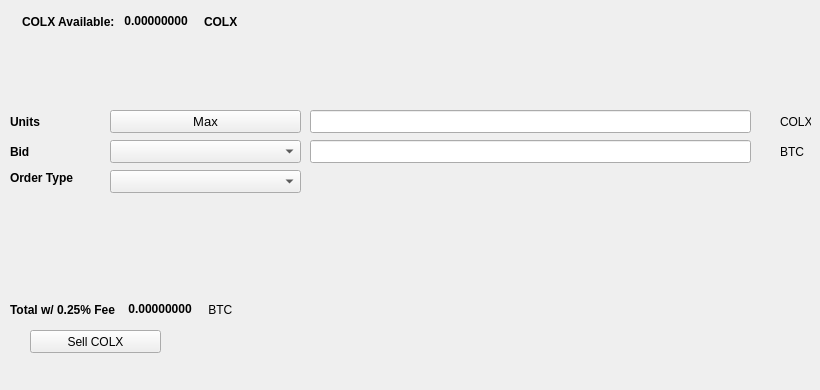
   <widget class="QWidget" name="SellTab">
    <attribute name="title">
     <string>Sell</string>
    </attribute>
    <widget class="QLabel" name="label_16">
     <property name="geometry">
      <rect>
       <x>780</x>
       <y>140</y>
       <width>31</width>
       <height>23</height>
      </rect>
     </property>
     <property name="text">
      <string>BTC</string>
     </property>
    </widget>
    <widget class="QComboBox" name="SellBidcomboBox">
     <property name="geometry">
      <rect>
       <x>110</x>
       <y>140</y>
       <width>191</width>
       <height>23</height>
      </rect>
     </property>
     <property name="font">
      <font>
       <pointsize>10</pointsize>
      </font>
     </property>
    </widget>
    <widget class="QLabel" name="label_18">
     <property name="geometry">
      <rect>
       <x>10</x>
       <y>110</y>
       <width>46</width>
       <height>23</height>
      </rect>
     </property>
     <property name="font">
      <font>
       <weight>75</weight>
       <bold>true</bold>
      </font>
     </property>
     <property name="text">
      <string>Units</string>
     </property>
    </widget>
    <widget class="QPushButton" name="Sell_Max_Amount">
     <property name="geometry">
      <rect>
       <x>110</x>
       <y>110</y>
       <width>191</width>
       <height>23</height>
      </rect>
     </property>
     <property name="font">
      <font>
       <pointsize>10</pointsize>
      </font>
     </property>
     <property name="text">
      <string>Max</string>
     </property>
    </widget>
    <widget class="QLabel" name="label_20">
     <property name="geometry">
      <rect>
       <x>10</x>
       <y>170</y>
       <width>91</width>
       <height>16</height>
      </rect>
     </property>
     <property name="font">
      <font>
       <weight>75</weight>
       <bold>true</bold>
      </font>
     </property>
     <property name="text">
      <string>Order Type</string>
     </property>
    </widget>
    <widget class="QComboBox" name="SellOrdertypeCombo">
     <property name="geometry">
      <rect>
       <x>110</x>
       <y>170</y>
       <width>191</width>
       <height>23</height>
      </rect>
     </property>
     <property name="font">
      <font>
       <pointsize>10</pointsize>
      </font>
     </property>
    </widget>
    <widget class="QLabel" name="label_21">
     <property name="geometry">
      <rect>
       <x>10</x>
       <y>140</y>
       <width>46</width>
       <height>23</height>
      </rect>
     </property>
     <property name="font">
      <font>
       <weight>75</weight>
       <bold>true</bold>
      </font>
     </property>
     <property name="text">
      <string>Bid</string>
     </property>
    </widget>
    <widget class="QLabel" name="label_22">
     <property name="geometry">
      <rect>
       <x>780</x>
       <y>110</y>
       <width>31</width>
       <height>23</height>
      </rect>
     </property>
     <property name="text">
      <string>COLX</string>
     </property>
    </widget>
    <widget class="QLineEdit" name="UnitsInputCOLX">
     <property name="geometry">
      <rect>
       <x>310</x>
       <y>110</y>
       <width>441</width>
       <height>23</height>
      </rect>
     </property>
     <property name="font">
      <font>
       <pointsize>9</pointsize>
       <weight>75</weight>
       <bold>true</bold>
      </font>
     </property>
    </widget>
    <widget class="QLineEdit" name="SellBidPriceEdit">
     <property name="geometry">
      <rect>
       <x>310</x>
       <y>140</y>
       <width>441</width>
       <height>23</height>
      </rect>
     </property>
     <property name="font">
      <font>
       <pointsize>9</pointsize>
       <weight>75</weight>
       <bold>true</bold>
      </font>
     </property>
    </widget>
    <widget class="QPushButton" name="SellCOLXBTN">
     <property name="geometry">
      <rect>
       <x>30</x>
       <y>330</y>
       <width>131</width>
       <height>23</height>
      </rect>
     </property>
     <property name="text">
      <string>Sell COLX</string>
     </property>
     <property name="icon">
      <iconset resource="../colx">
       <normaloff>:/icons/bitcoin</normaloff>:/icons/bitcoin</iconset>
     </property>
    </widget>
    <widget class="QWidget" name="layoutWidget3">
     <property name="geometry">
      <rect>
       <x>22</x>
       <y>12</y>
       <width>258</width>
       <height>19</height>
      </rect>
     </property>
     <layout class="QHBoxLayout" name="horizontalLayout">
      <item>
       <widget class="QLabel" name="label232_2">
        <property name="font">
         <font>
          <weight>75</weight>
          <bold>true</bold>
         </font>
        </property>
        <property name="text">
         <string>COLX Available:</string>
        </property>
       </widget>
      </item>
      <item>
       <widget class="QLabel" name="COLXAvailableLabel">
        <property name="palette">
         <palette>
          <active>
           <colorrole role="WindowText">
            <brush brushstyle="SolidPattern">
             <color alpha="255">
              <red>0</red>
              <green>0</green>
              <blue>0</blue>
             </color>
            </brush>
           </colorrole>
           <colorrole role="Button">
            <brush brushstyle="SolidPattern">
             <color alpha="255">
              <red>0</red>
              <green>170</green>
              <blue>0</blue>
             </color>
            </brush>
           </colorrole>
           <colorrole role="Light">
            <brush brushstyle="SolidPattern">
             <color alpha="255">
              <red>0</red>
              <green>255</green>
              <blue>0</blue>
             </color>
            </brush>
           </colorrole>
           <colorrole role="Midlight">
            <brush brushstyle="SolidPattern">
             <color alpha="255">
              <red>0</red>
              <green>212</green>
              <blue>0</blue>
             </color>
            </brush>
           </colorrole>
           <colorrole role="Dark">
            <brush brushstyle="SolidPattern">
             <color alpha="255">
              <red>0</red>
              <green>85</green>
              <blue>0</blue>
             </color>
            </brush>
           </colorrole>
           <colorrole role="Mid">
            <brush brushstyle="SolidPattern">
             <color alpha="255">
              <red>0</red>
              <green>113</green>
              <blue>0</blue>
             </color>
            </brush>
           </colorrole>
           <colorrole role="Text">
            <brush brushstyle="SolidPattern">
             <color alpha="255">
              <red>0</red>
              <green>170</green>
              <blue>0</blue>
             </color>
            </brush>
           </colorrole>
           <colorrole role="BrightText">
            <brush brushstyle="SolidPattern">
             <color alpha="255">
              <red>255</red>
              <green>255</green>
              <blue>255</blue>
             </color>
            </brush>
           </colorrole>
           <colorrole role="ButtonText">
            <brush brushstyle="SolidPattern">
             <color alpha="255">
              <red>0</red>
              <green>0</green>
              <blue>0</blue>
             </color>
            </brush>
           </colorrole>
           <colorrole role="Base">
            <brush brushstyle="SolidPattern">
             <color alpha="255">
              <red>255</red>
              <green>255</green>
              <blue>255</blue>
             </color>
            </brush>
           </colorrole>
           <colorrole role="Window">
            <brush brushstyle="SolidPattern">
             <color alpha="255">
              <red>0</red>
              <green>170</green>
              <blue>0</blue>
             </color>
            </brush>
           </colorrole>
           <colorrole role="Shadow">
            <brush brushstyle="SolidPattern">
             <color alpha="255">
              <red>0</red>
              <green>0</green>
              <blue>0</blue>
             </color>
            </brush>
           </colorrole>
           <colorrole role="AlternateBase">
            <brush brushstyle="SolidPattern">
             <color alpha="255">
              <red>127</red>
              <green>212</green>
              <blue>127</blue>
             </color>
            </brush>
           </colorrole>
           <colorrole role="ToolTipBase">
            <brush brushstyle="SolidPattern">
             <color alpha="255">
              <red>255</red>
              <green>255</green>
              <blue>220</blue>
             </color>
            </brush>
           </colorrole>
           <colorrole role="ToolTipText">
            <brush brushstyle="SolidPattern">
             <color alpha="255">
              <red>0</red>
              <green>0</green>
              <blue>0</blue>
             </color>
            </brush>
           </colorrole>
          </active>
          <inactive>
           <colorrole role="WindowText">
            <brush brushstyle="SolidPattern">
             <color alpha="255">
              <red>0</red>
              <green>0</green>
              <blue>0</blue>
             </color>
            </brush>
           </colorrole>
           <colorrole role="Button">
            <brush brushstyle="SolidPattern">
             <color alpha="255">
              <red>0</red>
              <green>170</green>
              <blue>0</blue>
             </color>
            </brush>
           </colorrole>
           <colorrole role="Light">
            <brush brushstyle="SolidPattern">
             <color alpha="255">
              <red>0</red>
              <green>255</green>
              <blue>0</blue>
             </color>
            </brush>
           </colorrole>
           <colorrole role="Midlight">
            <brush brushstyle="SolidPattern">
             <color alpha="255">
              <red>0</red>
              <green>212</green>
              <blue>0</blue>
             </color>
            </brush>
           </colorrole>
           <colorrole role="Dark">
            <brush brushstyle="SolidPattern">
             <color alpha="255">
              <red>0</red>
              <green>85</green>
              <blue>0</blue>
             </color>
            </brush>
           </colorrole>
           <colorrole role="Mid">
            <brush brushstyle="SolidPattern">
             <color alpha="255">
              <red>0</red>
              <green>113</green>
              <blue>0</blue>
             </color>
            </brush>
           </colorrole>
           <colorrole role="Text">
            <brush brushstyle="SolidPattern">
             <color alpha="255">
              <red>0</red>
              <green>170</green>
              <blue>0</blue>
             </color>
            </brush>
           </colorrole>
           <colorrole role="BrightText">
            <brush brushstyle="SolidPattern">
             <color alpha="255">
              <red>255</red>
              <green>255</green>
              <blue>255</blue>
             </color>
            </brush>
           </colorrole>
           <colorrole role="ButtonText">
            <brush brushstyle="SolidPattern">
             <color alpha="255">
              <red>0</red>
              <green>0</green>
              <blue>0</blue>
             </color>
            </brush>
           </colorrole>
           <colorrole role="Base">
            <brush brushstyle="SolidPattern">
             <color alpha="255">
              <red>255</red>
              <green>255</green>
              <blue>255</blue>
             </color>
            </brush>
           </colorrole>
           <colorrole role="Window">
            <brush brushstyle="SolidPattern">
             <color alpha="255">
              <red>0</red>
              <green>170</green>
              <blue>0</blue>
             </color>
            </brush>
           </colorrole>
           <colorrole role="Shadow">
            <brush brushstyle="SolidPattern">
             <color alpha="255">
              <red>0</red>
              <green>0</green>
              <blue>0</blue>
             </color>
            </brush>
           </colorrole>
           <colorrole role="AlternateBase">
            <brush brushstyle="SolidPattern">
             <color alpha="255">
              <red>127</red>
              <green>212</green>
              <blue>127</blue>
             </color>
            </brush>
           </colorrole>
           <colorrole role="ToolTipBase">
            <brush brushstyle="SolidPattern">
             <color alpha="255">
              <red>255</red>
              <green>255</green>
              <blue>220</blue>
             </color>
            </brush>
           </colorrole>
           <colorrole role="ToolTipText">
            <brush brushstyle="SolidPattern">
             <color alpha="255">
              <red>0</red>
              <green>0</green>
              <blue>0</blue>
             </color>
            </brush>
           </colorrole>
          </inactive>
          <disabled>
           <colorrole role="WindowText">
            <brush brushstyle="SolidPattern">
             <color alpha="255">
              <red>0</red>
              <green>85</green>
              <blue>0</blue>
             </color>
            </brush>
           </colorrole>
           <colorrole role="Button">
            <brush brushstyle="SolidPattern">
             <color alpha="255">
              <red>0</red>
              <green>170</green>
              <blue>0</blue>
             </color>
            </brush>
           </colorrole>
           <colorrole role="Light">
            <brush brushstyle="SolidPattern">
             <color alpha="255">
              <red>0</red>
              <green>255</green>
              <blue>0</blue>
             </color>
            </brush>
           </colorrole>
           <colorrole role="Midlight">
            <brush brushstyle="SolidPattern">
             <color alpha="255">
              <red>0</red>
              <green>212</green>
              <blue>0</blue>
             </color>
            </brush>
           </colorrole>
           <colorrole role="Dark">
            <brush brushstyle="SolidPattern">
             <color alpha="255">
              <red>0</red>
              <green>85</green>
              <blue>0</blue>
             </color>
            </brush>
           </colorrole>
           <colorrole role="Mid">
            <brush brushstyle="SolidPattern">
             <color alpha="255">
              <red>0</red>
              <green>113</green>
              <blue>0</blue>
             </color>
            </brush>
           </colorrole>
           <colorrole role="Text">
            <brush brushstyle="SolidPattern">
             <color alpha="255">
              <red>0</red>
              <green>85</green>
              <blue>0</blue>
             </color>
            </brush>
           </colorrole>
           <colorrole role="BrightText">
            <brush brushstyle="SolidPattern">
             <color alpha="255">
              <red>255</red>
              <green>255</green>
              <blue>255</blue>
             </color>
            </brush>
           </colorrole>
           <colorrole role="ButtonText">
            <brush brushstyle="SolidPattern">
             <color alpha="255">
              <red>0</red>
              <green>85</green>
              <blue>0</blue>
             </color>
            </brush>
           </colorrole>
           <colorrole role="Base">
            <brush brushstyle="SolidPattern">
             <color alpha="255">
              <red>0</red>
              <green>170</green>
              <blue>0</blue>
             </color>
            </brush>
           </colorrole>
           <colorrole role="Window">
            <brush brushstyle="SolidPattern">
             <color alpha="255">
              <red>0</red>
              <green>170</green>
              <blue>0</blue>
             </color>
            </brush>
           </colorrole>
           <colorrole role="Shadow">
            <brush brushstyle="SolidPattern">
             <color alpha="255">
              <red>0</red>
              <green>0</green>
              <blue>0</blue>
             </color>
            </brush>
           </colorrole>
           <colorrole role="AlternateBase">
            <brush brushstyle="SolidPattern">
             <color alpha="255">
              <red>0</red>
              <green>170</green>
              <blue>0</blue>
             </color>
            </brush>
           </colorrole>
           <colorrole role="ToolTipBase">
            <brush brushstyle="SolidPattern">
             <color alpha="255">
              <red>255</red>
              <green>255</green>
              <blue>220</blue>
             </color>
            </brush>
           </colorrole>
           <colorrole role="ToolTipText">
            <brush brushstyle="SolidPattern">
             <color alpha="255">
              <red>0</red>
              <green>0</green>
              <blue>0</blue>
             </color>
            </brush>
           </colorrole>
          </disabled>
         </palette>
        </property>
        <property name="font">
         <font>
          <weight>75</weight>
          <bold>true</bold>
         </font>
        </property>
        <property name="text">
         <string> 0.00000000 </string>
        </property>
        <property name="textInteractionFlags">
         <set>Qt::LinksAccessibleByMouse|Qt::TextSelectableByKeyboard|Qt::TextSelectableByMouse</set>
        </property>
       </widget>
      </item>
      <item>
       <widget class="QLabel" name="labelCOLX">
        <property name="font">
         <font>
          <weight>75</weight>
          <bold>true</bold>
         </font>
        </property>
        <property name="text">
         <string>COLX</string>
        </property>
       </widget>
      </item>
     </layout>
    </widget>
    <widget class="QWidget" name="layoutWidget">
     <property name="geometry">
      <rect>
       <x>10</x>
       <y>300</y>
       <width>268</width>
       <height>19</height>
      </rect>
     </property>
     <layout class="QHBoxLayout" name="horizontalLayout_2">
      <item>
       <widget class="QLabel" name="label_19">
        <property name="font">
         <font>
          <weight>75</weight>
          <bold>true</bold>
         </font>
        </property>
        <property name="text">
         <string>Total w/ 0.25% Fee </string>
        </property>
       </widget>
      </item>
      <item>
       <widget class="QLabel" name="SellCostLabel">
        <property name="palette">
         <palette>
          <active>
           <colorrole role="WindowText">
            <brush brushstyle="SolidPattern">
             <color alpha="255">
              <red>0</red>
              <green>0</green>
              <blue>0</blue>
             </color>
            </brush>
           </colorrole>
           <colorrole role="Button">
            <brush brushstyle="SolidPattern">
             <color alpha="255">
              <red>0</red>
              <green>170</green>
              <blue>0</blue>
             </color>
            </brush>
           </colorrole>
           <colorrole role="Light">
            <brush brushstyle="SolidPattern">
             <color alpha="255">
              <red>0</red>
              <green>255</green>
              <blue>0</blue>
             </color>
            </brush>
           </colorrole>
           <colorrole role="Midlight">
            <brush brushstyle="SolidPattern">
             <color alpha="255">
              <red>0</red>
              <green>212</green>
              <blue>0</blue>
             </color>
            </brush>
           </colorrole>
           <colorrole role="Dark">
            <brush brushstyle="SolidPattern">
             <color alpha="255">
              <red>0</red>
              <green>85</green>
              <blue>0</blue>
             </color>
            </brush>
           </colorrole>
           <colorrole role="Mid">
            <brush brushstyle="SolidPattern">
             <color alpha="255">
              <red>0</red>
              <green>113</green>
              <blue>0</blue>
             </color>
            </brush>
           </colorrole>
           <colorrole role="Text">
            <brush brushstyle="SolidPattern">
             <color alpha="255">
              <red>0</red>
              <green>170</green>
              <blue>0</blue>
             </color>
            </brush>
           </colorrole>
           <colorrole role="BrightText">
            <brush brushstyle="SolidPattern">
             <color alpha="255">
              <red>255</red>
              <green>255</green>
              <blue>255</blue>
             </color>
            </brush>
           </colorrole>
           <colorrole role="ButtonText">
            <brush brushstyle="SolidPattern">
             <color alpha="255">
              <red>0</red>
              <green>0</green>
              <blue>0</blue>
             </color>
            </brush>
           </colorrole>
           <colorrole role="Base">
            <brush brushstyle="SolidPattern">
             <color alpha="255">
              <red>255</red>
              <green>255</green>
              <blue>255</blue>
             </color>
            </brush>
           </colorrole>
           <colorrole role="Window">
            <brush brushstyle="SolidPattern">
             <color alpha="255">
              <red>0</red>
              <green>170</green>
              <blue>0</blue>
             </color>
            </brush>
           </colorrole>
           <colorrole role="Shadow">
            <brush brushstyle="SolidPattern">
             <color alpha="255">
              <red>0</red>
              <green>0</green>
              <blue>0</blue>
             </color>
            </brush>
           </colorrole>
           <colorrole role="AlternateBase">
            <brush brushstyle="SolidPattern">
             <color alpha="255">
              <red>127</red>
              <green>212</green>
              <blue>127</blue>
             </color>
            </brush>
           </colorrole>
           <colorrole role="ToolTipBase">
            <brush brushstyle="SolidPattern">
             <color alpha="255">
              <red>255</red>
              <green>255</green>
              <blue>220</blue>
             </color>
            </brush>
           </colorrole>
           <colorrole role="ToolTipText">
            <brush brushstyle="SolidPattern">
             <color alpha="255">
              <red>0</red>
              <green>0</green>
              <blue>0</blue>
             </color>
            </brush>
           </colorrole>
          </active>
          <inactive>
           <colorrole role="WindowText">
            <brush brushstyle="SolidPattern">
             <color alpha="255">
              <red>0</red>
              <green>0</green>
              <blue>0</blue>
             </color>
            </brush>
           </colorrole>
           <colorrole role="Button">
            <brush brushstyle="SolidPattern">
             <color alpha="255">
              <red>0</red>
              <green>170</green>
              <blue>0</blue>
             </color>
            </brush>
           </colorrole>
           <colorrole role="Light">
            <brush brushstyle="SolidPattern">
             <color alpha="255">
              <red>0</red>
              <green>255</green>
              <blue>0</blue>
             </color>
            </brush>
           </colorrole>
           <colorrole role="Midlight">
            <brush brushstyle="SolidPattern">
             <color alpha="255">
              <red>0</red>
              <green>212</green>
              <blue>0</blue>
             </color>
            </brush>
           </colorrole>
           <colorrole role="Dark">
            <brush brushstyle="SolidPattern">
             <color alpha="255">
              <red>0</red>
              <green>85</green>
              <blue>0</blue>
             </color>
            </brush>
           </colorrole>
           <colorrole role="Mid">
            <brush brushstyle="SolidPattern">
             <color alpha="255">
              <red>0</red>
              <green>113</green>
              <blue>0</blue>
             </color>
            </brush>
           </colorrole>
           <colorrole role="Text">
            <brush brushstyle="SolidPattern">
             <color alpha="255">
              <red>0</red>
              <green>170</green>
              <blue>0</blue>
             </color>
            </brush>
           </colorrole>
           <colorrole role="BrightText">
            <brush brushstyle="SolidPattern">
             <color alpha="255">
              <red>255</red>
              <green>255</green>
              <blue>255</blue>
             </color>
            </brush>
           </colorrole>
           <colorrole role="ButtonText">
            <brush brushstyle="SolidPattern">
             <color alpha="255">
              <red>0</red>
              <green>0</green>
              <blue>0</blue>
             </color>
            </brush>
           </colorrole>
           <colorrole role="Base">
            <brush brushstyle="SolidPattern">
             <color alpha="255">
              <red>255</red>
              <green>255</green>
              <blue>255</blue>
             </color>
            </brush>
           </colorrole>
           <colorrole role="Window">
            <brush brushstyle="SolidPattern">
             <color alpha="255">
              <red>0</red>
              <green>170</green>
              <blue>0</blue>
             </color>
            </brush>
           </colorrole>
           <colorrole role="Shadow">
            <brush brushstyle="SolidPattern">
             <color alpha="255">
              <red>0</red>
              <green>0</green>
              <blue>0</blue>
             </color>
            </brush>
           </colorrole>
           <colorrole role="AlternateBase">
            <brush brushstyle="SolidPattern">
             <color alpha="255">
              <red>127</red>
              <green>212</green>
              <blue>127</blue>
             </color>
            </brush>
           </colorrole>
           <colorrole role="ToolTipBase">
            <brush brushstyle="SolidPattern">
             <color alpha="255">
              <red>255</red>
              <green>255</green>
              <blue>220</blue>
             </color>
            </brush>
           </colorrole>
           <colorrole role="ToolTipText">
            <brush brushstyle="SolidPattern">
             <color alpha="255">
              <red>0</red>
              <green>0</green>
              <blue>0</blue>
             </color>
            </brush>
           </colorrole>
          </inactive>
          <disabled>
           <colorrole role="WindowText">
            <brush brushstyle="SolidPattern">
             <color alpha="255">
              <red>0</red>
              <green>85</green>
              <blue>0</blue>
             </color>
            </brush>
           </colorrole>
           <colorrole role="Button">
            <brush brushstyle="SolidPattern">
             <color alpha="255">
              <red>0</red>
              <green>170</green>
              <blue>0</blue>
             </color>
            </brush>
           </colorrole>
           <colorrole role="Light">
            <brush brushstyle="SolidPattern">
             <color alpha="255">
              <red>0</red>
              <green>255</green>
              <blue>0</blue>
             </color>
            </brush>
           </colorrole>
           <colorrole role="Midlight">
            <brush brushstyle="SolidPattern">
             <color alpha="255">
              <red>0</red>
              <green>212</green>
              <blue>0</blue>
             </color>
            </brush>
           </colorrole>
           <colorrole role="Dark">
            <brush brushstyle="SolidPattern">
             <color alpha="255">
              <red>0</red>
              <green>85</green>
              <blue>0</blue>
             </color>
            </brush>
           </colorrole>
           <colorrole role="Mid">
            <brush brushstyle="SolidPattern">
             <color alpha="255">
              <red>0</red>
              <green>113</green>
              <blue>0</blue>
             </color>
            </brush>
           </colorrole>
           <colorrole role="Text">
            <brush brushstyle="SolidPattern">
             <color alpha="255">
              <red>0</red>
              <green>85</green>
              <blue>0</blue>
             </color>
            </brush>
           </colorrole>
           <colorrole role="BrightText">
            <brush brushstyle="SolidPattern">
             <color alpha="255">
              <red>255</red>
              <green>255</green>
              <blue>255</blue>
             </color>
            </brush>
           </colorrole>
           <colorrole role="ButtonText">
            <brush brushstyle="SolidPattern">
             <color alpha="255">
              <red>0</red>
              <green>85</green>
              <blue>0</blue>
             </color>
            </brush>
           </colorrole>
           <colorrole role="Base">
            <brush brushstyle="SolidPattern">
             <color alpha="255">
              <red>0</red>
              <green>170</green>
              <blue>0</blue>
             </color>
            </brush>
           </colorrole>
           <colorrole role="Window">
            <brush brushstyle="SolidPattern">
             <color alpha="255">
              <red>0</red>
              <green>170</green>
              <blue>0</blue>
             </color>
            </brush>
           </colorrole>
           <colorrole role="Shadow">
            <brush brushstyle="SolidPattern">
             <color alpha="255">
              <red>0</red>
              <green>0</green>
              <blue>0</blue>
             </color>
            </brush>
           </colorrole>
           <colorrole role="AlternateBase">
            <brush brushstyle="SolidPattern">
             <color alpha="255">
              <red>0</red>
              <green>170</green>
              <blue>0</blue>
             </color>
            </brush>
           </colorrole>
           <colorrole role="ToolTipBase">
            <brush brushstyle="SolidPattern">
             <color alpha="255">
              <red>255</red>
              <green>255</green>
              <blue>220</blue>
             </color>
            </brush>
           </colorrole>
           <colorrole role="ToolTipText">
            <brush brushstyle="SolidPattern">
             <color alpha="255">
              <red>0</red>
              <green>0</green>
              <blue>0</blue>
             </color>
            </brush>
           </colorrole>
          </disabled>
         </palette>
        </property>
        <property name="font">
         <font>
          <weight>75</weight>
          <bold>true</bold>
         </font>
        </property>
        <property name="autoFillBackground">
         <bool>false</bool>
        </property>
        <property name="text">
         <string> 0.00000000</string>
        </property>
        <property name="textInteractionFlags">
         <set>Qt::LinksAccessibleByMouse|Qt::TextSelectableByMouse</set>
        </property>
       </widget>
      </item>
      <item>
       <widget class="QLabel" name="label_17">
        <property name="font">
         <font>
          <weight>50</weight>
          <bold>false</bold>
         </font>
        </property>
        <property name="text">
         <string> BTC</string>
        </property>
       </widget>
      </item>
     </layout>
    </widget>
    <widget class="QLabel" name="label_23">
     <property name="geometry">
      <rect>
       <x>460</x>
       <y>300</y>
       <width>281</width>
       <height>81</height>
      </rect>
     </property>
     <property name="text">
      <string/>
     </property>
     <property name="pixmap">
      <pixmap>:/images/bittrex</pixmap>
     </property>
    </widget>
   </widget>
